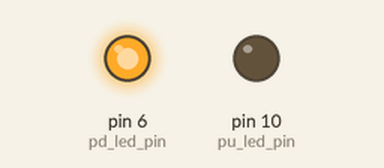
The sketch below on a simulated Arduino Uno, built with avr-gcc and run on an emulated ATmega328P. Parts: output pins drawn as LEDs (lit = HIGH).

Above: at 0.1 s.
Timing chart, 0 to 1.6 s (numbered marks = the images above):
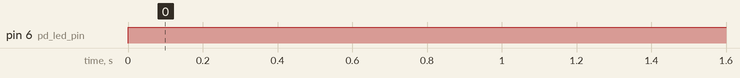

The sketch:

app.ino
```cpp
//led 풀업/풀다운 연결핀
const int pu_led_pin = 10; //풀업
const int pd_led_pin = 6;  //풀다운

void setup()
{
	pinMode(pu_led_pin,OUTPUT);
    pinMode(pd_led_pin,OUTPUT);
}

void loop()
{
	digitalWrite(pu_led_pin,LOW);
    digitalWrite(pd_led_pin,HIGH);
}
```

Measured:
- by itself, pin 6 (pd_led_pin): LOW → HIGH at 0.00 s
